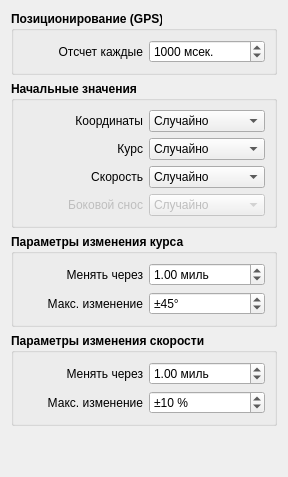
     <widget class="QWidget" name="tabMotionParams">
      <attribute name="title">
       <string>Движение судна</string>
      </attribute>
      <layout class="QVBoxLayout" name="verticalLayout_11">
       <item>
        <widget class="QGroupBox" name="groupBox_8">
         <property name="font">
          <font>
           <weight>75</weight>
           <bold>true</bold>
          </font>
         </property>
         <property name="title">
          <string>Позиционирование (GPS)</string>
         </property>
         <layout class="QVBoxLayout" name="verticalLayout_8">
          <item>
           <layout class="QHBoxLayout" name="horizontalLayout_7">
            <item>
             <widget class="QLabel" name="label_5">
              <property name="minimumSize">
               <size>
                <width>120</width>
                <height>0</height>
               </size>
              </property>
              <property name="maximumSize">
               <size>
                <width>120</width>
                <height>16777215</height>
               </size>
              </property>
              <property name="font">
               <font>
                <weight>50</weight>
                <bold>false</bold>
               </font>
              </property>
              <property name="text">
               <string>Отсчет каждые</string>
              </property>
              <property name="alignment">
               <set>Qt::AlignRight|Qt::AlignTrailing|Qt::AlignVCenter</set>
              </property>
             </widget>
            </item>
            <item>
             <widget class="QSpinBox" name="spinGPSTimeout">
              <property name="font">
               <font>
                <weight>50</weight>
                <bold>false</bold>
               </font>
              </property>
              <property name="suffix">
               <string> мсек.</string>
              </property>
              <property name="maximum">
               <number>10000</number>
              </property>
              <property name="value">
               <number>1000</number>
              </property>
             </widget>
            </item>
           </layout>
          </item>
         </layout>
        </widget>
       </item>
       <item>
        <widget class="QGroupBox" name="groupBox_3">
         <property name="font">
          <font>
           <weight>75</weight>
           <bold>true</bold>
          </font>
         </property>
         <property name="title">
          <string>Начальные значения</string>
         </property>
         <layout class="QVBoxLayout" name="verticalLayout_3">
          <item>
           <layout class="QHBoxLayout" name="horizontalLayout_13">
            <item>
             <widget class="QLabel" name="label_12">
              <property name="minimumSize">
               <size>
                <width>120</width>
                <height>0</height>
               </size>
              </property>
              <property name="maximumSize">
               <size>
                <width>60</width>
                <height>16777215</height>
               </size>
              </property>
              <property name="font">
               <font>
                <weight>50</weight>
                <bold>false</bold>
               </font>
              </property>
              <property name="text">
               <string>Координаты</string>
              </property>
              <property name="alignment">
               <set>Qt::AlignRight|Qt::AlignTrailing|Qt::AlignVCenter</set>
              </property>
             </widget>
            </item>
            <item>
             <widget class="QComboBox" name="cbInitCoordinates">
              <property name="font">
               <font>
                <weight>50</weight>
                <bold>false</bold>
               </font>
              </property>
              <property name="currentIndex">
               <number>0</number>
              </property>
              <property name="sizeAdjustPolicy">
               <enum>QComboBox::AdjustToMinimumContentsLength</enum>
              </property>
              <item>
               <property name="text">
                <string>Случайно</string>
               </property>
              </item>
              <item>
               <property name="text">
                <string>Брать последние</string>
               </property>
              </item>
             </widget>
            </item>
           </layout>
          </item>
          <item>
           <layout class="QHBoxLayout" name="horizontalLayout_12">
            <item>
             <widget class="QLabel" name="label_11">
              <property name="minimumSize">
               <size>
                <width>120</width>
                <height>0</height>
               </size>
              </property>
              <property name="maximumSize">
               <size>
                <width>60</width>
                <height>16777215</height>
               </size>
              </property>
              <property name="font">
               <font>
                <weight>50</weight>
                <bold>false</bold>
               </font>
              </property>
              <property name="text">
               <string>Курс</string>
              </property>
              <property name="alignment">
               <set>Qt::AlignRight|Qt::AlignTrailing|Qt::AlignVCenter</set>
              </property>
             </widget>
            </item>
            <item>
             <widget class="QComboBox" name="cbInitCourse">
              <property name="font">
               <font>
                <weight>50</weight>
                <bold>false</bold>
               </font>
              </property>
              <property name="currentIndex">
               <number>0</number>
              </property>
              <property name="sizeAdjustPolicy">
               <enum>QComboBox::AdjustToMinimumContentsLength</enum>
              </property>
              <item>
               <property name="text">
                <string>Случайно</string>
               </property>
              </item>
              <item>
               <property name="text">
                <string>Брать последнее</string>
               </property>
              </item>
             </widget>
            </item>
           </layout>
          </item>
          <item>
           <layout class="QHBoxLayout" name="horizontalLayout_11">
            <item>
             <widget class="QLabel" name="label_9">
              <property name="minimumSize">
               <size>
                <width>120</width>
                <height>0</height>
               </size>
              </property>
              <property name="maximumSize">
               <size>
                <width>60</width>
                <height>16777215</height>
               </size>
              </property>
              <property name="font">
               <font>
                <weight>50</weight>
                <bold>false</bold>
               </font>
              </property>
              <property name="text">
               <string>Скорость</string>
              </property>
              <property name="alignment">
               <set>Qt::AlignRight|Qt::AlignTrailing|Qt::AlignVCenter</set>
              </property>
             </widget>
            </item>
            <item>
             <widget class="QComboBox" name="cbInitSpeed">
              <property name="font">
               <font>
                <weight>50</weight>
                <bold>false</bold>
               </font>
              </property>
              <property name="currentIndex">
               <number>0</number>
              </property>
              <property name="sizeAdjustPolicy">
               <enum>QComboBox::AdjustToMinimumContentsLength</enum>
              </property>
              <item>
               <property name="text">
                <string>Случайно</string>
               </property>
              </item>
              <item>
               <property name="text">
                <string>Брать последние</string>
               </property>
              </item>
             </widget>
            </item>
           </layout>
          </item>
          <item>
           <layout class="QHBoxLayout" name="horizontalLayout_17">
            <item>
             <widget class="QLabel" name="label_10">
              <property name="enabled">
               <bool>false</bool>
              </property>
              <property name="minimumSize">
               <size>
                <width>120</width>
                <height>0</height>
               </size>
              </property>
              <property name="maximumSize">
               <size>
                <width>60</width>
                <height>16777215</height>
               </size>
              </property>
              <property name="font">
               <font>
                <weight>50</weight>
                <bold>false</bold>
               </font>
              </property>
              <property name="text">
               <string>Боковой снос</string>
              </property>
              <property name="alignment">
               <set>Qt::AlignRight|Qt::AlignTrailing|Qt::AlignVCenter</set>
              </property>
             </widget>
            </item>
            <item>
             <widget class="QComboBox" name="cbInitSpeed_2">
              <property name="enabled">
               <bool>false</bool>
              </property>
              <property name="font">
               <font>
                <weight>50</weight>
                <bold>false</bold>
               </font>
              </property>
              <property name="currentIndex">
               <number>0</number>
              </property>
              <property name="sizeAdjustPolicy">
               <enum>QComboBox::AdjustToMinimumContentsLength</enum>
              </property>
              <item>
               <property name="text">
                <string>Случайно</string>
               </property>
              </item>
              <item>
               <property name="text">
                <string>Брать последние</string>
               </property>
              </item>
             </widget>
            </item>
           </layout>
          </item>
         </layout>
        </widget>
       </item>
       <item>
        <widget class="QGroupBox" name="groupBox_2">
         <property name="font">
          <font>
           <weight>75</weight>
           <bold>true</bold>
          </font>
         </property>
         <property name="title">
          <string>Параметры изменения курса</string>
         </property>
         <layout class="QVBoxLayout" name="verticalLayout_5">
          <item>
           <layout class="QHBoxLayout" name="horizontalLayout_8">
            <item>
             <widget class="QLabel" name="label_6">
              <property name="minimumSize">
               <size>
                <width>120</width>
                <height>0</height>
               </size>
              </property>
              <property name="maximumSize">
               <size>
                <width>60</width>
                <height>16777215</height>
               </size>
              </property>
              <property name="font">
               <font>
                <weight>50</weight>
                <bold>false</bold>
               </font>
              </property>
              <property name="text">
               <string>Менять через</string>
              </property>
              <property name="alignment">
               <set>Qt::AlignRight|Qt::AlignTrailing|Qt::AlignVCenter</set>
              </property>
             </widget>
            </item>
            <item>
             <widget class="QDoubleSpinBox" name="dspinCourseChangeSegment">
              <property name="font">
               <font>
                <weight>50</weight>
                <bold>false</bold>
               </font>
              </property>
              <property name="suffix">
               <string> миль</string>
              </property>
              <property name="maximum">
               <double>10000000.000000000000000</double>
              </property>
              <property name="value">
               <double>1.000000000000000</double>
              </property>
             </widget>
            </item>
           </layout>
          </item>
          <item>
           <layout class="QHBoxLayout" name="horizontalLayout_9">
            <item>
             <widget class="QLabel" name="label_2">
              <property name="minimumSize">
               <size>
                <width>120</width>
                <height>0</height>
               </size>
              </property>
              <property name="maximumSize">
               <size>
                <width>60</width>
                <height>16777215</height>
               </size>
              </property>
              <property name="font">
               <font>
                <weight>50</weight>
                <bold>false</bold>
               </font>
              </property>
              <property name="text">
               <string>Макс. изменение</string>
              </property>
              <property name="alignment">
               <set>Qt::AlignRight|Qt::AlignTrailing|Qt::AlignVCenter</set>
              </property>
             </widget>
            </item>
            <item>
             <widget class="QSpinBox" name="spinCourseChangeRatio">
              <property name="font">
               <font>
                <weight>50</weight>
                <bold>false</bold>
               </font>
              </property>
              <property name="suffix">
               <string>°</string>
              </property>
              <property name="prefix">
               <string>±</string>
              </property>
              <property name="maximum">
               <number>359</number>
              </property>
              <property name="value">
               <number>45</number>
              </property>
             </widget>
            </item>
           </layout>
          </item>
         </layout>
        </widget>
       </item>
       <item>
        <widget class="QGroupBox" name="groupBox_6">
         <property name="font">
          <font>
           <weight>75</weight>
           <bold>true</bold>
          </font>
         </property>
         <property name="title">
          <string>Параметры изменения скорости</string>
         </property>
         <layout class="QVBoxLayout" name="verticalLayout_6">
          <item>
           <layout class="QHBoxLayout" name="horizontalLayout_10">
            <item>
             <widget class="QLabel" name="label_8">
              <property name="minimumSize">
               <size>
                <width>120</width>
                <height>0</height>
               </size>
              </property>
              <property name="maximumSize">
               <size>
                <width>60</width>
                <height>16777215</height>
               </size>
              </property>
              <property name="font">
               <font>
                <weight>50</weight>
                <bold>false</bold>
               </font>
              </property>
              <property name="text">
               <string>Менять через</string>
              </property>
              <property name="alignment">
               <set>Qt::AlignRight|Qt::AlignTrailing|Qt::AlignVCenter</set>
              </property>
             </widget>
            </item>
            <item>
             <widget class="QDoubleSpinBox" name="dspinSpeedChangeSegment">
              <property name="font">
               <font>
                <weight>50</weight>
                <bold>false</bold>
               </font>
              </property>
              <property name="suffix">
               <string> миль</string>
              </property>
              <property name="maximum">
               <double>1000000.000000000000000</double>
              </property>
              <property name="value">
               <double>1.000000000000000</double>
              </property>
             </widget>
            </item>
           </layout>
          </item>
          <item>
           <layout class="QHBoxLayout" name="horizontalLayout_14">
            <item>
             <widget class="QLabel" name="label_3">
              <property name="minimumSize">
               <size>
                <width>120</width>
                <height>0</height>
               </size>
              </property>
              <property name="maximumSize">
               <size>
                <width>60</width>
                <height>16777215</height>
               </size>
              </property>
              <property name="font">
               <font>
                <weight>50</weight>
                <bold>false</bold>
               </font>
              </property>
              <property name="text">
               <string>Макс. изменение</string>
              </property>
              <property name="alignment">
               <set>Qt::AlignRight|Qt::AlignTrailing|Qt::AlignVCenter</set>
              </property>
             </widget>
            </item>
            <item>
             <widget class="QSpinBox" name="spinSpeedChangeRatio">
              <property name="font">
               <font>
                <weight>50</weight>
                <bold>false</bold>
               </font>
              </property>
              <property name="suffix">
               <string> %</string>
              </property>
              <property name="prefix">
               <string>±</string>
              </property>
              <property name="maximum">
               <number>359</number>
              </property>
              <property name="value">
               <number>10</number>
              </property>
             </widget>
            </item>
           </layout>
          </item>
         </layout>
        </widget>
       </item>
       <item>
        <spacer name="verticalSpacer">
         <property name="orientation">
          <enum>Qt::Vertical</enum>
         </property>
         <property name="sizeHint" stdset="0">
          <size>
           <width>20</width>
           <height>40</height>
          </size>
         </property>
        </spacer>
       </item>
      </layout>
     </widget>
